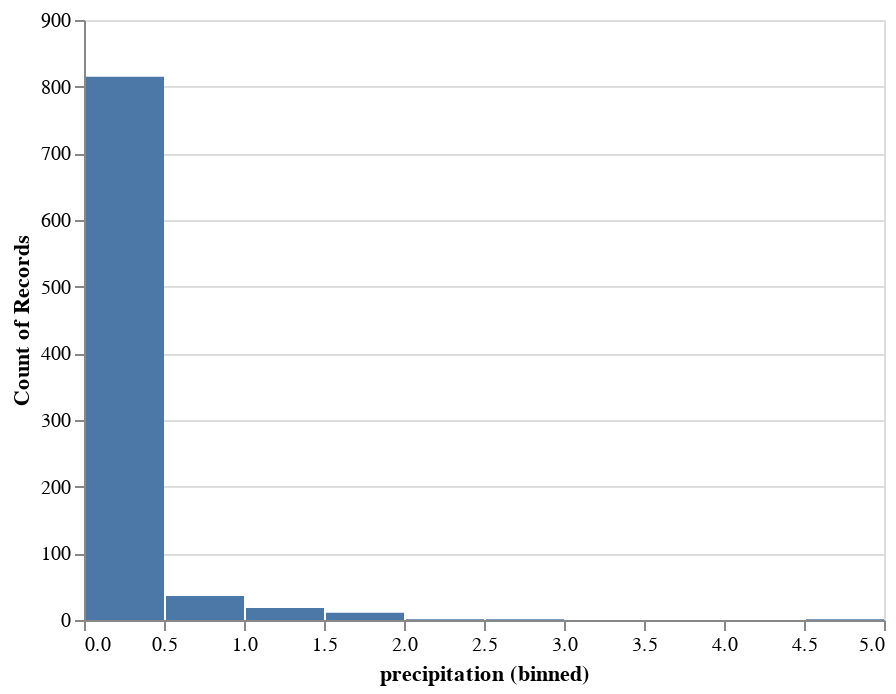

Notebook cell for this chart:
### Markdown cell above
Vemos que para valores bajos, las precipitaciones están sesgadas. Es decir, cuando llueve no llueve mucho. 

Para visualizar mejor los datos, creamos un histograma con los datos de precipitación. Para ellos primero discretizamos los valores y luego codificamos:

### Code cell
alt.Chart(data).mark_bar().encode(
    alt.X('precipitation', bin=True),
    y='count()'
)

### Figure 1 — Vega-Lite specification as saved in the notebook (floating-point values rounded to 4 significant figures; data arrays with more than 128 entries replaced by an {"elided": "..."} marker saying what was removed)
{"config": {"view": {"continuousWidth": 400, "continuousHeight": 300}}, "data": {"name": "data-7fec6fe90563c58f2427fdb12bdee037"}, "mark": "bar", "encoding": {"x": {"type": "quantitative", "bin": true, "field": "precipitation"}, "y": {"type": "quantitative", "aggregate": "count"}}, "$schema": "https://vega.github.io/schema/vega-lite/v4.8.1.json", "datasets": {"data-7fec6fe90563c58f2427fdb12bdee037": {"elided": "883 records"}}}
